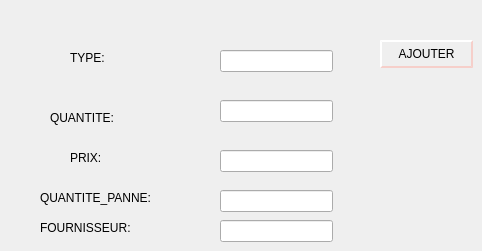
      <widget class="QWidget" name="tab_7">
       <attribute name="title">
        <string>ajouter</string>
       </attribute>
       <widget class="QLabel" name="label">
        <property name="geometry">
         <rect>
          <x>70</x>
          <y>50</y>
          <width>56</width>
          <height>16</height>
         </rect>
        </property>
        <property name="text">
         <string>TYPE:</string>
        </property>
       </widget>
       <widget class="QLabel" name="label_2">
        <property name="geometry">
         <rect>
          <x>50</x>
          <y>110</y>
          <width>71</width>
          <height>16</height>
         </rect>
        </property>
        <property name="text">
         <string>QUANTITE:</string>
        </property>
       </widget>
       <widget class="QLabel" name="label_prix_u">
        <property name="geometry">
         <rect>
          <x>70</x>
          <y>150</y>
          <width>56</width>
          <height>16</height>
         </rect>
        </property>
        <property name="text">
         <string>PRIX:</string>
        </property>
       </widget>
       <widget class="QLabel" name="label_4">
        <property name="geometry">
         <rect>
          <x>40</x>
          <y>190</y>
          <width>131</width>
          <height>16</height>
         </rect>
        </property>
        <property name="text">
         <string>QUANTITE_PANNE:</string>
        </property>
       </widget>
       <widget class="QLineEdit" name="lineEdit_type">
        <property name="geometry">
         <rect>
          <x>220</x>
          <y>50</y>
          <width>113</width>
          <height>22</height>
         </rect>
        </property>
       </widget>
       <widget class="QLineEdit" name="lineEdit_quantite">
        <property name="geometry">
         <rect>
          <x>220</x>
          <y>100</y>
          <width>113</width>
          <height>22</height>
         </rect>
        </property>
       </widget>
       <widget class="QLineEdit" name="lineEdit_prix">
        <property name="geometry">
         <rect>
          <x>220</x>
          <y>150</y>
          <width>113</width>
          <height>22</height>
         </rect>
        </property>
       </widget>
       <widget class="QLineEdit" name="lineEdit_quantite_panne">
        <property name="geometry">
         <rect>
          <x>220</x>
          <y>190</y>
          <width>113</width>
          <height>22</height>
         </rect>
        </property>
       </widget>
       <widget class="QPushButton" name="pushButton_aj">
        <property name="geometry">
         <rect>
          <x>380</x>
          <y>40</y>
          <width>93</width>
          <height>28</height>
         </rect>
        </property>
        <property name="styleSheet">
         <string notr="true">QPushButton {
color: #FFFFF;
border: 2px solid #F6CFCA;
border-radius: 20px;
border-style: outset;
background: qradialgradient(
cx: 0.3, cy: -0.4, fx: 0.3, fy: -0.4,
radius: 1.35, stop: 0 #fff, stop: 1 #fff
);
padding: 0.3rem 0.2rem;
}

QPushButton:hover {
background: qradialgradient(
cx: 0.3, cy: -0.4, fx: 0.3, fy: -0.4,
radius: 1.35, stop: 0 #fff, stop: 1 #bbb
);
 
    background-color:#FE7F9C	;
    border-radius: 15px;
}</string>
        </property>
        <property name="text">
         <string>AJOUTER</string>
        </property>
       </widget>
       <widget class="QLabel" name="label_3">
        <property name="geometry">
         <rect>
          <x>40</x>
          <y>220</y>
          <width>131</width>
          <height>16</height>
         </rect>
        </property>
        <property name="text">
         <string>FOURNISSEUR:</string>
        </property>
       </widget>
       <widget class="QLineEdit" name="lineEdit_fournisseur">
        <property name="geometry">
         <rect>
          <x>220</x>
          <y>220</y>
          <width>113</width>
          <height>22</height>
         </rect>
        </property>
       </widget>
      </widget>
